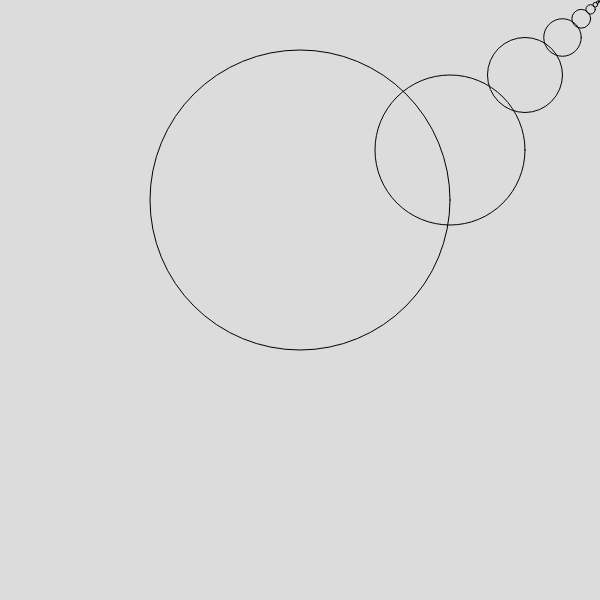
Frame 1 (no input)
Frame 60 (no input): identical to frame 1, image omitted
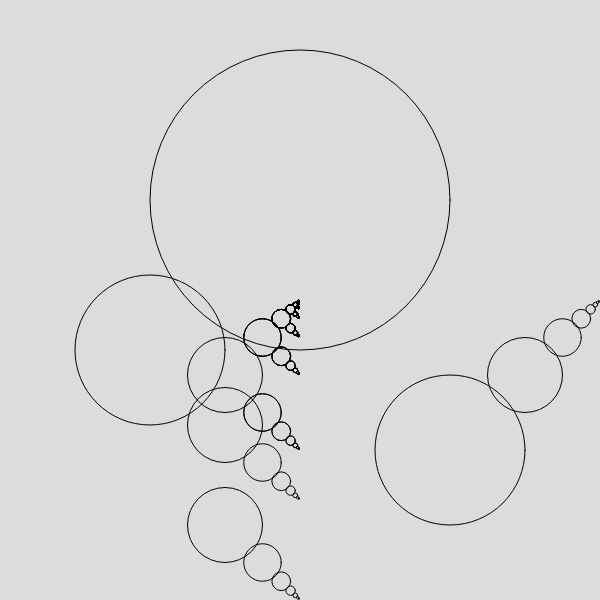
Frame 120 (the mouse pressed at the canvas centre since frame 60)

The p5.js sketch that drew these frames (run headless with seeded random() and noise() and a simulated clock; from frame 60 on, the mouse is pressed at the canvas centre):

// p5.js sketch
// ── sketch.js
function setup() {
  createCanvas(600, 600);
}

function draw() {
  background(220);
  stroke(0),
  noFill();
  drawCircle(300, 200, 300);


  function drawCircle(x, y, d) {
    ellipse(x, y, d);
    if (d > 2) {
      drawCircle(x + d * 0.5, mouseY + d * 0.5, d * 0.5)
      drawCircle(mouseX - d * 0.5, y + d * 0.5, d * 0.5)

    }
  }
}
